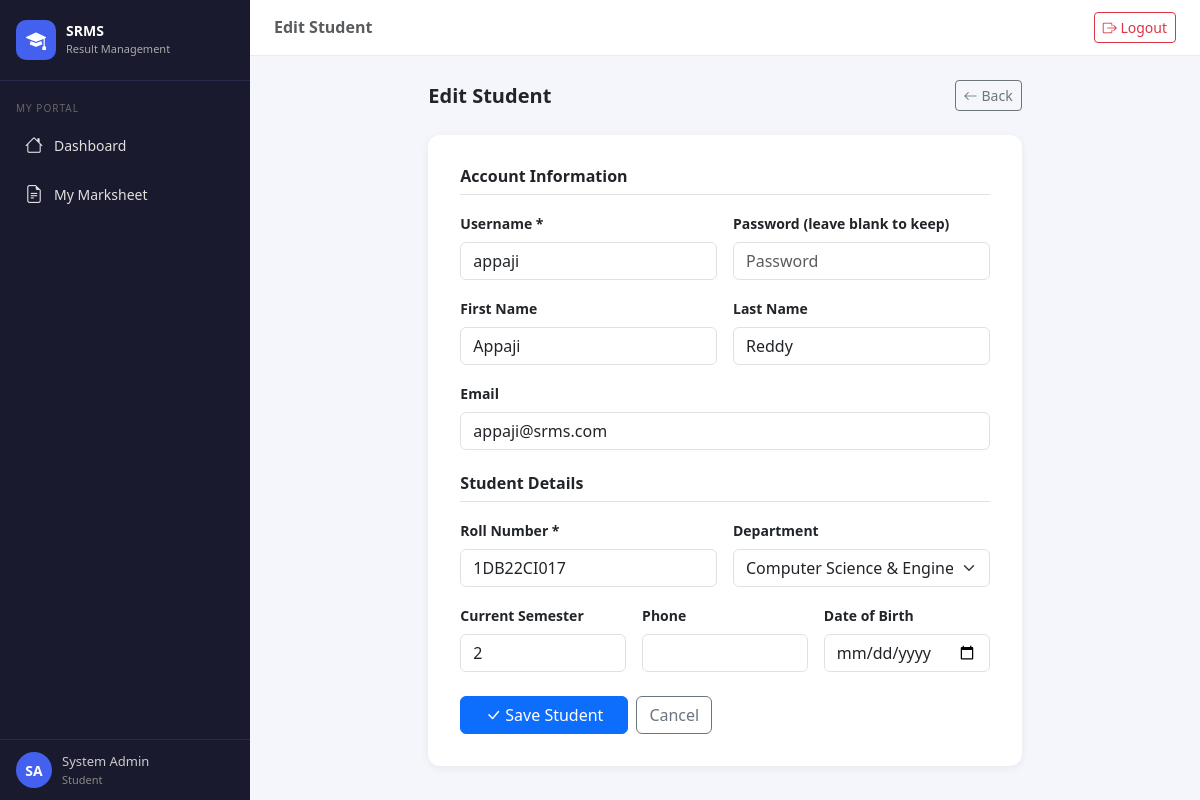
The page /students/1/edit/ (signed in) on the database its author committed.
### results/models.py (models this page shows, shortened)
class StudentProfile(models.Model):
    user = models.OneToOneField(User, on_delete=models.CASCADE, related_name='student_profile')
    roll_number = models.CharField(max_length=20, unique=True)
    department = models.ForeignKey(Department, on_delete=models.SET_NULL, null=True)
    current_semester = models.IntegerField(default=1)
    phone = models.CharField(max_length=15, blank=True)
    date_of_birth = models.DateField(null=True, blank=True)
    profile_photo = models.ImageField(upload_to='student_photos/', null=True, blank=True)
    created_at = models.DateTimeField(auto_now_add=True)

### results/views.py (the view)
# urls.py: path('students/<int:pk>/edit/',  views.student_edit,   name='student_edit'),
@login_required
def student_edit(request, pk):
    if not is_admin(request.user):
        return redirect('dashboard')
    profile   = get_object_or_404(StudentProfile, pk=pk)
    user_form    = UserCreateForm(request.POST or None, instance=profile.user, edit_mode=True)
    profile_form = StudentForm(request.POST or None, instance=profile)
    if request.method == 'POST' and user_form.is_valid() and profile_form.is_valid():
        user_form.save()
        profile_form.save()
        messages.success(request, 'Student updated successfully.')
        return redirect('student_list')
    return render(request, 'results/student_form.html', {
        'user_form': user_form, 'profile_form': profile_form, 'action': 'Edit', 'profile': profile
    })

### results/forms.py (shortened to what this page needs)
class UserCreateForm(forms.ModelForm):
    password = forms.CharField(
        required=False,
        widget=forms.PasswordInput(attrs={'class': 'form-control', 'placeholder': 'Password'})
    )
    class Meta:
        model = User
        fields = ['username', 'first_name', 'last_name', 'email']
        widgets = {
            'username':   forms.TextInput(attrs={'class': 'form-control'}),
            'first_name': forms.TextInput(attrs={'class': 'form-control'}),
            'last_name':  forms.TextInput(attrs={'class': 'form-control'}),
            'email':      forms.EmailInput(attrs={'class': 'form-control'}),
        }
    def __init__(self, *args, **kwargs):
        self.edit_mode = kwargs.pop('edit_mode', False)
        super().__init__(*args, **kwargs)
        if self.edit_mode:
            self.fields['password'].help_text = 'Leave blank to keep existing password.'

class StudentForm(forms.ModelForm):
    class Meta:
        model  = StudentProfile
        fields = ['roll_number', 'department', 'current_semester', 'phone', 'date_of_birth']
        widgets = {
            'roll_number':       forms.TextInput(attrs={'class': 'form-control'}),
            'department':        forms.Select(attrs={'class': 'form-select'}),
            'current_semester':  forms.NumberInput(attrs={'class': 'form-control'}),
            'phone':             forms.TextInput(attrs={'class': 'form-control'}),
            'date_of_birth':     forms.DateInput(attrs={'class': 'form-control', 'type': 'date'}),
        }

### results/models.py (called while the page is built)
    def __str__(self):
        return self.name

### results/views.py (called while the page is built)
def is_admin(user):
    return user.groups.filter(name='Admin').exists() or user.is_superuser

### results/templates/results/student_form.html (shortened to what this page needs)
{% extends 'results/base.html' %}
{% block page_title %}{{ action }} Student{% endblock %}
{% block content %}
<div class="row justify-content-center">
  <div class="col-lg-8">
    <div class="d-flex justify-content-between align-items-center mb-4">
      <h5 class="fw-bold mb-0">{{ action }} Student</h5>
      <a href="{% url 'student_list' %}" class="btn btn-outline-secondary btn-sm">
        <i class="bi bi-arrow-left me-1"></i>Back
      </a>
    </div>
    <div class="form-card">
      <form method="post">
        <h6 class="fw-semibold mb-3 pb-2 border-bottom">Account Information</h6>
        <div class="row g-3 mb-4">
          <div class="col-md-6">
            <label class="form-label fw-semibold small">Username *</label>
            {{ user_form.username }}
          </div>
          <div class="col-md-6">
            <label class="form-label fw-semibold small">Password {% if action == 'Edit' %}(leave blank to keep){% endif %}</label>
            {{ user_form.password }}
          </div>
          <div class="col-md-6">
            <label class="form-label fw-semibold small">First Name</label>
            {{ user_form.first_name }}
          </div>
          <div class="col-md-6">
            <label class="form-label fw-semibold small">Last Name</label>
            {{ user_form.last_name }}
          </div>
          <div class="col-12">
            <label class="form-label fw-semibold small">Email</label>
            {{ user_form.email }}
          </div>
        </div>
        <h6 class="fw-semibold mb-3 pb-2 border-bottom">Student Details</h6>
        <div class="row g-3">
          <div class="col-md-6">
            <label class="form-label fw-semibold small">Roll Number *</label>
            {{ profile_form.roll_number }}
          </div>
          <div class="col-md-6">
            <label class="form-label fw-semibold small">Department</label>
            {{ profile_form.department }}
          </div>
          <div class="col-md-4">
            <label class="form-label fw-semibold small">Current Semester</label>
            {{ profile_form.current_semester }}
          </div>
          <div class="col-md-4">
            <label class="form-label fw-semibold small">Phone</label>
            {{ profile_form.phone }}
          </div>
          <div class="col-md-4">
            <label class="form-label fw-semibold small">Date of Birth</label>
            {{ profile_form.date_of_birth }}
          </div>
        </div>
        <div class="mt-4 d-flex gap-2">
          <button type="submit" class="btn btn-primary px-4">
            <i class="bi bi-check-lg me-1"></i>Save Student
          </button>
          <a href="{% url 'student_list' %}" class="btn btn-outline-secondary">Cancel</a>
        </div>
      </form>
    </div>
  </div>
</div>
{% endblock %}

### results/templates/results/base.html (shortened to what this page needs)
<!DOCTYPE html>
<html lang="en">
<head>
  <link href="https://cdn.jsdelivr.net/npm/bootstrap@5.3.0/dist/css/bootstrap.min.css" rel="stylesheet"/>
  <link href="https://cdn.jsdelivr.net/npm/bootstrap-icons@1.10.5/font/bootstrap-icons.css" rel="stylesheet"/>
</head>
<body>
{% if user.is_authenticated %}
<div id="sidebar">
  <div class="brand">
    <div class="brand-icon"><i class="bi bi-mortarboard-fill"></i></div>
    <div class="brand-text">SRMS<br><small>Result Management</small></div>
  </div>
  <nav>
    {% if is_admin %}
      <div class="nav-section">Main</div>
      <a href="{% url 'dashboard' %}" class="nav-link {% if request.resolver_match.url_name == 'dashboard' %}active{% endif %}">
        <i class="bi bi-speedometer2"></i><span>Dashboard</span>
      </a>
      <div class="nav-section">Academic</div>
      <a href="{% url 'student_list' %}" class="nav-link {% if 'student' in request.resolver_match.url_name %}active{% endif %}">
        <i class="bi bi-people"></i><span>Students</span>
      </a>
      <a href="{% url 'subject_list' %}" class="nav-link {% if 'subject' in request.resolver_match.url_name %}active{% endif %}">
        <i class="bi bi-book"></i><span>Subjects</span>
      </a>
      <a href="{% url 'result_list' %}" class="nav-link {% if 'result' in request.resolver_match.url_name %}active{% endif %}">
        <i class="bi bi-clipboard-data"></i><span>Results / Marks</span>
      </a>
      <div class="nav-section">Config</div>
      <a href="{% url 'department_list' %}" class="nav-link {% if 'department' in request.resolver_match.url_name %}active{% endif %}">
        <i class="bi bi-building"></i><span>Departments</span>
      </a>
    {% else %}
      <div class="nav-section">My Portal</div>
      <a href="{% url 'dashboard' %}" class="nav-link {% if request.resolver_match.url_name == 'dashboard' %}active{% endif %}">
        <i class="bi bi-house"></i><span>Dashboard</span>
      </a>
      <a href="{% url 'my_marksheet' %}" class="nav-link {% if request.resolver_match.url_name == 'my_marksheet' %}active{% endif %}">
        <i class="bi bi-file-earmark-text"></i><span>My Marksheet</span>
      </a>
    {% endif %}
  </nav>
  <div class="user-info">
    <div class="avatar">{{ user.first_name.0|upper }}{{ user.last_name.0|upper }}</div>
    <div class="user-meta">
      {{ user.get_full_name|truncatechars:16 }}
      <small>{% if is_admin %}Administrator{% else %}Student{% endif %}</small>
    </div>
  </div>
</div>
<div id="main">
  <div class="topbar">
    <h6 class="mb-0 fw-semibold text-muted">{% block page_title %}Dashboard{% endblock %}</h6>
    <a href="{% url 'logout' %}" class="btn btn-sm btn-outline-danger">
      <i class="bi bi-box-arrow-right"></i> Logout
    </a>
  </div>
  <div class="page-content">
    {% block content %}{% endblock %}
  </div>
</div>
{% else %}
{% block auth_content %}{% endblock %}
{% endif %}
</body>
</html>

### results/templates/results/base.html (style rules this page uses)
:root { --primary: #4361ee; --primary-dark: #3a56d4; --sidebar-bg: #1a1a2e; --sidebar-text: #e0e0e0; --sidebar-hover: #4361ee; --card-radius: 12px; }
body { background: #f4f6fb; font-family: 'Segoe UI', sans-serif; }
#sidebar { position: fixed; top: 0; left: 0; height: 100vh; width: 250px; background: var(--sidebar-bg); z-index: 1000; display: flex; flex-direction: column; transition: width .25s; }
#sidebar .brand { padding: 20px 16px; border-bottom: 1px solid #2a2a4a; display: flex; align-items: center; gap: 10px; }
#sidebar .brand-icon { width: 40px; height: 40px; border-radius: 10px; background: var(--primary); display: flex; align-items: center; justify-content: center; font-size: 20px; color: #fff; flex-shrink: 0; }
#sidebar .brand-text { color: #fff; font-weight: 700; font-size: 14px; line-height: 1.2; }
#sidebar .brand-text small { color: #aaa; font-weight: 400; font-size: 11px; }
#sidebar nav { flex: 1; overflow-y: auto; padding: 12px 0; }
#sidebar .nav-section { padding: 8px 16px 4px; font-size: 10px; text-transform: uppercase; letter-spacing: 1px; color: #666; }
#sidebar a.nav-link { display: flex; align-items: center; gap: 10px; padding: 10px 16px; color: var(--sidebar-text); border-radius: 8px; margin: 2px 8px; font-size: 14px; text-decoration: none; transition: all .2s; }
#sidebar a.nav-link i { font-size: 18px; width: 20px; text-align: center; }
#sidebar .user-info { padding: 12px 16px; border-top: 1px solid #2a2a4a; display: flex; align-items: center; gap: 10px; }
#sidebar .avatar { width: 36px; height: 36px; border-radius: 50%; background: var(--primary); display: flex; align-items: center; justify-content: center; color: #fff; font-weight: 700; font-size: 14px; }
#sidebar .user-meta { color: #ccc; font-size: 13px; }
#sidebar .user-meta small { color: #888; font-size: 11px; display: block; }
#main { margin-left: 250px; min-height: 100vh; }
.topbar { background: #fff; padding: 12px 24px; border-bottom: 1px solid #e8ecf0; display: flex; align-items: center; justify-content: space-between; position: sticky; top: 0; z-index: 100; }
.page-content { padding: 24px; }
.form-card { background: #fff; border-radius: var(--card-radius); padding: 32px; box-shadow: 0 2px 8px rgba(0,0,0,.06); }

### rows shown on the page
StudentProfile: roll_number "1DB22CI017", department "Computer Science & Engineering (AI&ML)", current_semester "2"

### other values the page prints
{{ user.first_name.0|upper }} "S"
{{ user.last_name.0|upper }} "A"
{{ user.get_full_name|truncatechars:16 }} "System Admin"
{{ action }} "Edit"
